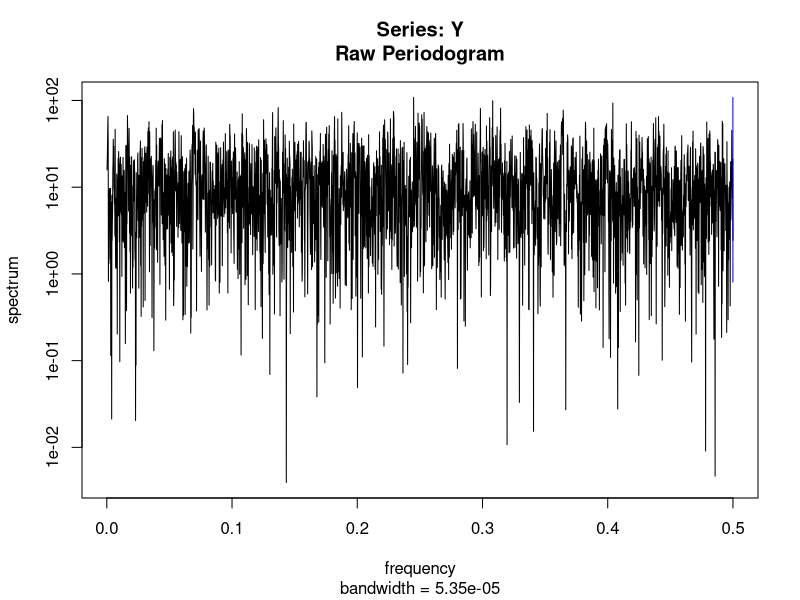
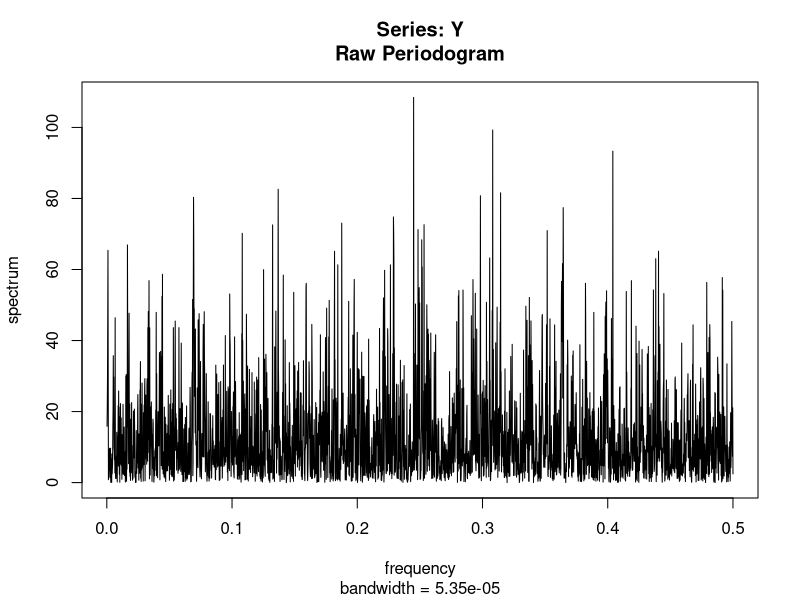
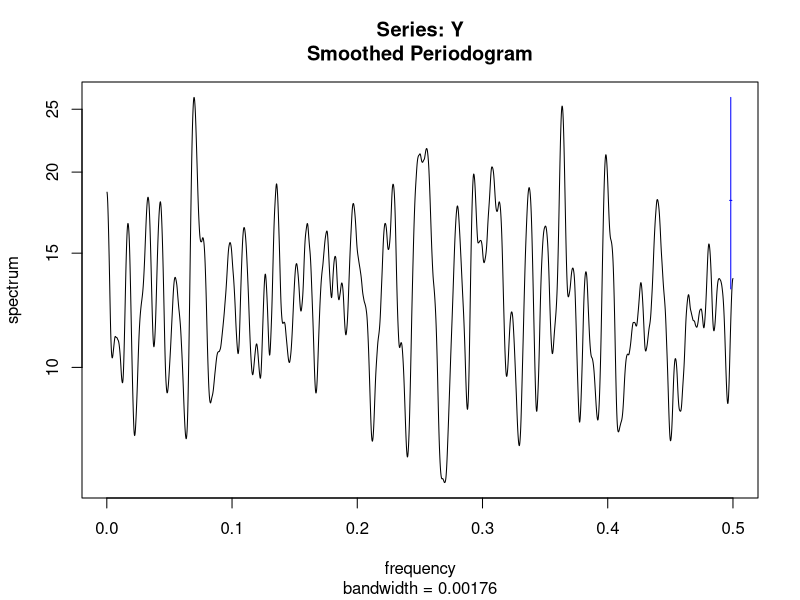
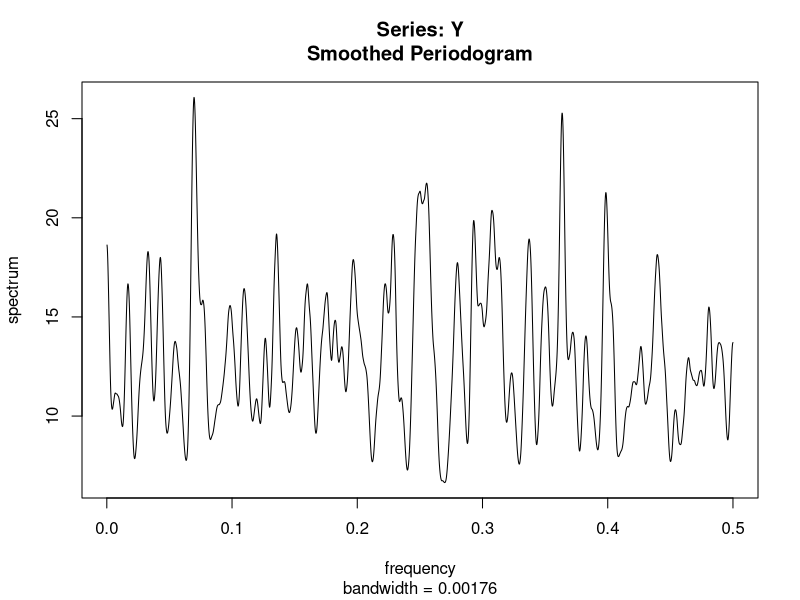

Reproduce these figures in R, in order. (Note: a time limit stopped this script after it produced the figures.)
## ---- chunk 1
rm(list=ls())
print('Empirical pset 2, Metrics 3')
datas <- readxl::read_xlsx("AmazonData.xlsx")
## ---- chunk 2
ret_ <- as.matrix(datas[,3])
dates_ <- as.matrix(datas[,2])

ret_mean = mean(ret_)
ret_var = as.vector(var(ret_))
ret_sd = as.vector(sqrt(ret_var))
Y = ret_
Y[(ret_ > ret_mean+4*ret_sd)] = ret_mean+4*ret_sd
Y[(ret_ < ret_mean-4*ret_sd)] = ret_mean-4*ret_sd
ty = dates_
n = length(Y)
## ---- chunk 3
meanY = as.vector(mean(Y));
omega = matrix(nrow = n,ncol = 1)

for (k in seq(from=(n-1)/2,to=1,by=-1)) {
    omega[(n-1)/2-k+1,1] = -2*pi*k/n
    omega[(n-1)/2+k+1,1] = 2*pi*k/n   
}
omega[(n-1)/2+1,1] = 0
## ---- chunk 4
gammaY = matrix(0,n,1)
for (k in seq(1,n)) {
    for (t in seq(1,n+1-k)) {
        gammaY[k] = gammaY[k] + (Y[t]-meanY)*(Y[t+k-1]-meanY)
    }
    gammaY[k] = gammaY[k]/(n+1-k)
}
rhoY = gammaY/gammaY[1]
## ---- chunk 5
raw.spec <- spec.pgram(Y, taper = 0)
plot(raw.spec, log = "no")
k = kernel("daniell", c(9, 9, 9))
smooth.spec <- spec.pgram(Y, kernel = k, taper = 0)
plot(smooth.spec, log="no")
## ---- chunk 6
perio = matrix(0,n,1)
K = length(omega)

for (k in seq(1,K)) {
    for (t in seq(1,n)) {
        perio[k] = perio[k] + Y[t]*(cos(omega[k]*t) - 1i*sin(omega[k]*t)); #exp(-1i*t*omega(k))
    }
    perio[k] = abs(perio[k])/n;
}

plot(omega,perio,ylab='I_n(omega)',xlab='Frequency',main='Periodogram from lecture',type='l')
## ---- chunk 7

runs = 1
T = 300
theta = matrix(c(0 , 0.2 , 0.9),3,1)
phi0  <- theta[1]
phi1  <- theta[3]
sige  <- theta[2]

y    <- matrix(0,T,runs)
eps  <- matrix(rnorm(T*runs,0,sige),T,runs)


y[1] <- eps[1];
for( t in seq(from=2,to=T) ){
    y[t] <- phi0 + phi1*y[t-1] + eps[t]
}


thetaStart = matrix(c(0.2 , 0.15 , 0.6),3,1)
## ---- chunk 8
loglikeAR1 <- function(par){
  
  psi = par[3]
#to find gammaY
gammay = matrix(0,T,1)
for (h in seq(from=1,to=T)){
    gammay[h] = psi^h/(1-psi^2);
}

aDL = matrix()
vDL = matrix()
for (t in seq(from=3,to=T)){
levAR1 <- levinson(y[1:t],p=t-1)
aDL = c(aDL,levAR1$a,rep(0,T-t))
vDL = c(vDL,levAR1$v)
}
aDL = matrix(aDL[2:89401], nrow = 300, ncol = 298)
vDL = matrix(vDL[2:299],nrow = T-2,ncol = 1)

yhatDL = matrix(0,T-2,1)
for (t in seq(from=3,to=T)){
  yhatDL[t] = t(aDL[1:T,t-2])%*%y
}

# loglike <- DLResiduals(gammay, y, TRUE)
# return(-loglike)

  objfunTemp = 0
    for (t in seq(from = 3, to = T)){
        objfunTemp = objfunTemp + log(abs(vDL[t-2])) + (y[t] - yhatDL[t])^2/vDL[t-2]
    }
loglike = -T/(2*pi) - 1/2*objfunTemp
}
## ---- chunk 9
(y.mle <- optim(c(0.2 , 0.15 , 0.6), loglikeAR1))
# (y.mle <- nlminb(par = c(0.2 , 0.15 , 0.6), loglikeAR1))



# runs = 3000
# ybetaTemp = matrix(0,1,2)
# ybetavarTemp = matrix(0,2,2)
# yvarTemp = 0
# for (r in 1:runs) {
#   # y.mle = armacoeff(y)
#   y.mle = arima(y, order = c(1,0,0))
#   ybetaTemp = ybetaTemp + t(matrix(y.mle$coef))
#   ybetavarTemp = ybetavarTemp + y.mle$var.coef
#   yvarTemp = yvarTemp + y.mle$sigma2 
# }
# ybeta = ybetaTemp/runs
# ybetavar = ybetavarTemp/runs
# yvar = yvarTemp/runs 
## ---- chunk 10
phi0   <- 0.7
phi1   <- 0.8
theta  <- 0.6
sige   <- 0.2

y    <- rep(0,T)
eps  <- rnorm(T,0,sige)
y[1] <- phi0/(1-phi1)
for( t in 2:T ){
  y[t] <- phi0 + phi1 * y[t-1] + theta*eps[t-1] + eps[t]
}

plot( y , col='darkorange2' , t='l' , lwd=2 , tck = 0.02 )

# armacoeff <- function(x) {
# 
#   l = length(x)
#   param=c(mu=0, phi=0, theta=0)
# 
#   SSE <- function(param){
#     mu=param[1]
#     phi=param[2]
#     theta=param[3]
# 
#     res = vector()
#     res[1] = 0
#     for(i in (2:l)){
#       res[i] = (x[i]-mu) - phi*(x[i-1]-mu) - theta*res[i-1]
#     }
#     return(sum(res*res))
#   }
# 
#   bla =nlminb(objective=SSE, start= param)
#   return(bla)
# 
# }

runs = 3000
ybetaTemp = matrix(0,1,3)
ybetavarTemp = matrix(0,3,3)
yvarTemp = 0
for (r in 1:runs) {
  # y.mle = armacoeff(y)
  y.mle = arima(y, order = c(1,0,1))
  ybetaTemp = ybetaTemp + t(matrix(y.mle$coef))
  ybetavarTemp = ybetavarTemp + y.mle$var.coef
  yvarTemp = yvarTemp + y.mle$sigma2 
}
ybeta = ybetaTemp/runs
ybetavar = ybetavarTemp/runs
yvar = yvarTemp/runs 
## ---- chunk 11
phi0   <- 0.5
phi1   <- 0.6
sige   <- 0.2

y    <- rep(0,T)
eps  <- rnorm(T,0,sige)
y[1] <- phi0/(1-phi1)
for( t in 2:T ){
  y[t] <- phi0 + theta*eps[t-1] + eps[t]
}

plot( y , col='darkorange2' , t='l' , lwd=2 , tck = 0.02 )

# armacoeff <- function(x) {
# 
#   l = length(x)
#   param=c(mu=0, theta=0)
# 
#   SSE <- function(param){
#     mu=param[1]
#     theta=param[2]
# 
#     res = vector()
#     res[1] = 0
#     for(i in (2:l)){
#       res[i] = (x[i]-mu) - theta*res[i-1]
#     }
#     return(sum(res*res))
#   }
# 
#   bla =nlminb(objective=SSE, start= param)
#   return(bla)
# 
# }

runs = 3000
ybetaTemp = matrix(0,1,2)
ybetavarTemp = matrix(0,2,2)
yvarTemp = 0
for (r in 1:runs) {
  # y.mle = armacoeff(y)
  y.mle = arima(y, order = c(0,0,1))
  ybetaTemp = ybetaTemp + t(matrix(y.mle$coef))
  ybetavarTemp = ybetavarTemp + y.mle$var.coef
  yvarTemp = yvarTemp + y.mle$sigma2 
}
ybeta = ybetaTemp/runs
ybetavar = ybetavarTemp/runs
yvar = yvarTemp/runs 
## ---- chunk 12
#WN
  y.mleWN = arima(Y, order = c(0,0,0))
  ybetaWN = t(matrix(y.mleWN$coef))
  ybetavarWN = y.mleWN$var.coef
  yvarWN = y.mleWN$sigma2 
  yloglikWN = y.mleWN$loglik
  yAICWN = y.mleWN$aic
#AR(1)
  y.mleAR1 = arima(Y, order = c(1,0,0))
  ybetaAR1 = t(matrix(y.mleAR1$coef))
  ybetavarAR1 = y.mleAR1$var.coef
  yvarAR1 = y.mleAR1$sigma2 
  yloglikAR1 = y.mleAR1$loglik
  yAICAR1 = y.mleAR1$aic
  yBICAR1 = BIC(y.mleAR1)
#ARMA(1,1)  
  y.mleARMA11 = arima(Y, order = c(1,0,1))
  ybetaARMA11 = t(matrix(y.mleARMA11$coef))
  ybetavarARMA11 = y.mleARMA11$var.coef
  yvarARMA11 = y.mleARMA11$sigma2 
  yloglikARMA1 = y.mleARMA11$loglik
  yAICARMA1 = y.mleARMA11$aic
  yBICARMA1 = BIC(y.mleARMA11)
#MA(1)
  y.mleMA1 = arima(Y, order = c(0,0,1))
  ybetaMA1 = t(matrix(y.mleMA1$coef))
  ybetavarMA1 = y.mleMA1$var.coef
  yvarMA1 = y.mleMA1$sigma2 
  yloglikMA1 = y.mleMA1$loglik
  yAICMA1 = y.mleMA1$aic
  yBICMA1 = BIC(y.mleMA1)
## ---- chunk 13
#WN
  YhatWN = Y[1:100]
  for (t in 100:499) {
    sdY = sd(YhatWN)
    meanY = mean(YhatWN)
    YhatWN[t+1] = rnorm(1,sd = sdY)
  }
  MSFEWN = sum((Y[101:T] - YhatWN[101:T])^2)/(T-100)
  MAFEWN = abs(Y[101:T] - YhatWN[101:T])/(T-100)
  dmWN.stat = dm.test(MSFEWN,MAFEWN)$statistic
  dmWN.pval = dm.test(MSFEWN,MAFEWN)$p.value

## ---- chunk 14
#AR(1)  
  YhatAR1 = Y[1:100]
  for (t in 100:499) {
    fit = arima0(YhatAR1[(t-99):t], order = c(1,0,0),  method = c("ML", "CSS"))
    YhatAR1[t+1] = predict(fit,n.ahead = 1)$pred
  }
  MSFEAR1 = sum((Y[101:T] - YhatAR1[101:T])^2)/(T-100)
  MAFEAR1 = abs(Y[101:T] - YhatAR1[101:T])/(T-100)
  dmAR1.stat = dm.test(MSFEAR1,MAFEAR1)$statistic
  dmAR1.pval = dm.test(MSFEAR1,MAFEAR1)$p.value
## ---- chunk 15
#ARMA(1,1)  
  YhatARMA11 = Y[1:100]
  for (t in 100:499) {
    fit = arima0(YhatARMA11[(t-99):t], order = c(1,0,1),  method = c("ML", "CSS"))
    YhatARMA11[t+1] = predict(fit,n.ahead = 1)$pred
  }
  MSFEARMA11 = sum((Y[101:T] - YhatARMA11[101:T])^2)/(T-100)
  MAFEARMA11 = abs(Y[101:T] - YhatARMA11[101:T])/(T-100)
  dmARMA11.stat = dm.test(MSFEARMA11,MAFEARMA11)$statistic
  dmARMA11.pval = dm.test(MSFEARMA11,MAFEARMA11)$p.value
## ---- chunk 16
#MA(1,1)  
  YhatMA1 = Y[1:100]
  for (t in 100:499) {
    fit = arima0(YhatMA1[(t-99):t], order = c(0,0,1),  method = c("ML", "CSS"))
    YhatMA1[t+1] = predict(fit,n.ahead = 1)$pred
  }
  MSFEMA1 = sum((Y[101:T] - YhatMA1[101:T])^2)/(T-100)
  MAFEMA1 = abs(Y[101:T] - YhatMA1[101:T])/(T-100)
  dmMA1.stat = dm.test(MSFEMA1,MAFEMA1)$statistic
  dmMA1.pval = dm.test(MSFEMA1,MAFEMA1)$p.value
## ---- chunk 17
lAR1 = (YhatAR1[101:T] - Y[101:T]) - (YhatWN[101:T] - Y[101:T])
lARMA11 = (YhatARMA11[101:T] - Y[101:T]) - (YhatWN[101:T] - Y[101:T])
lMA1 = (YhatMA1[101:T] - Y[101:T]) - (YhatWN[101:T] - Y[101:T])
## ---- chunk 18
  lsAR1 = matrix(0,1,T-300)
  lsARMA11 = matrix(0,1,T-300)
  lsMA1 = matrix(0,1,T-300)

for (s in 201:T-100) {
  lsAR1[s-200] <- sum(lAR1[(s-100):(s+100)])
  lsARMA11[s-200] <- sum(lARMA11[(s-100):(s+100)])
  lsMA1[s-200] <- sum(lMA1[(s-100):(s+100)])
}
  xAR1 = matrix(1,1,T-300)
  xAR1[(lsAR1<0)] = -1
  xARMA11 = matrix(1,1,T-300)
  xARMA11[(lsARMA11<0)] = -1
  xMA1 = matrix(1,1,T-300)
  xMA1[(lsMA1<0)] = -1
## ---- chunk 19

plot(xAR1,lsAR1)
plot(xARMA11,lsARMA11)
plot(xMA1,lsMA1)
